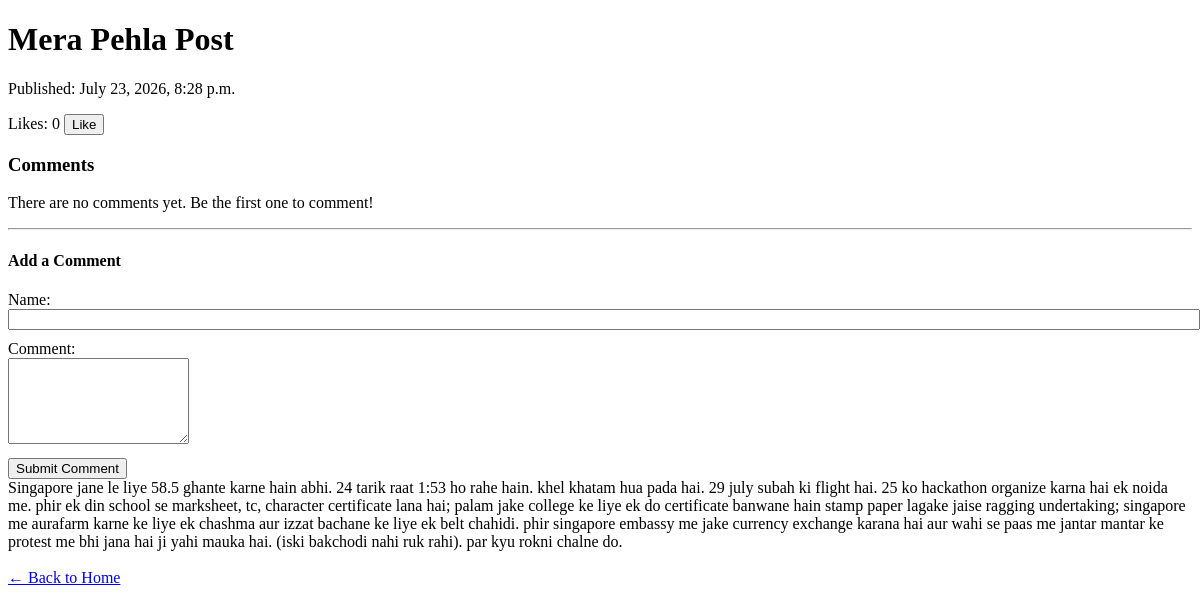
The page /article/mera-pehla-post/ on the database as committed earlier.
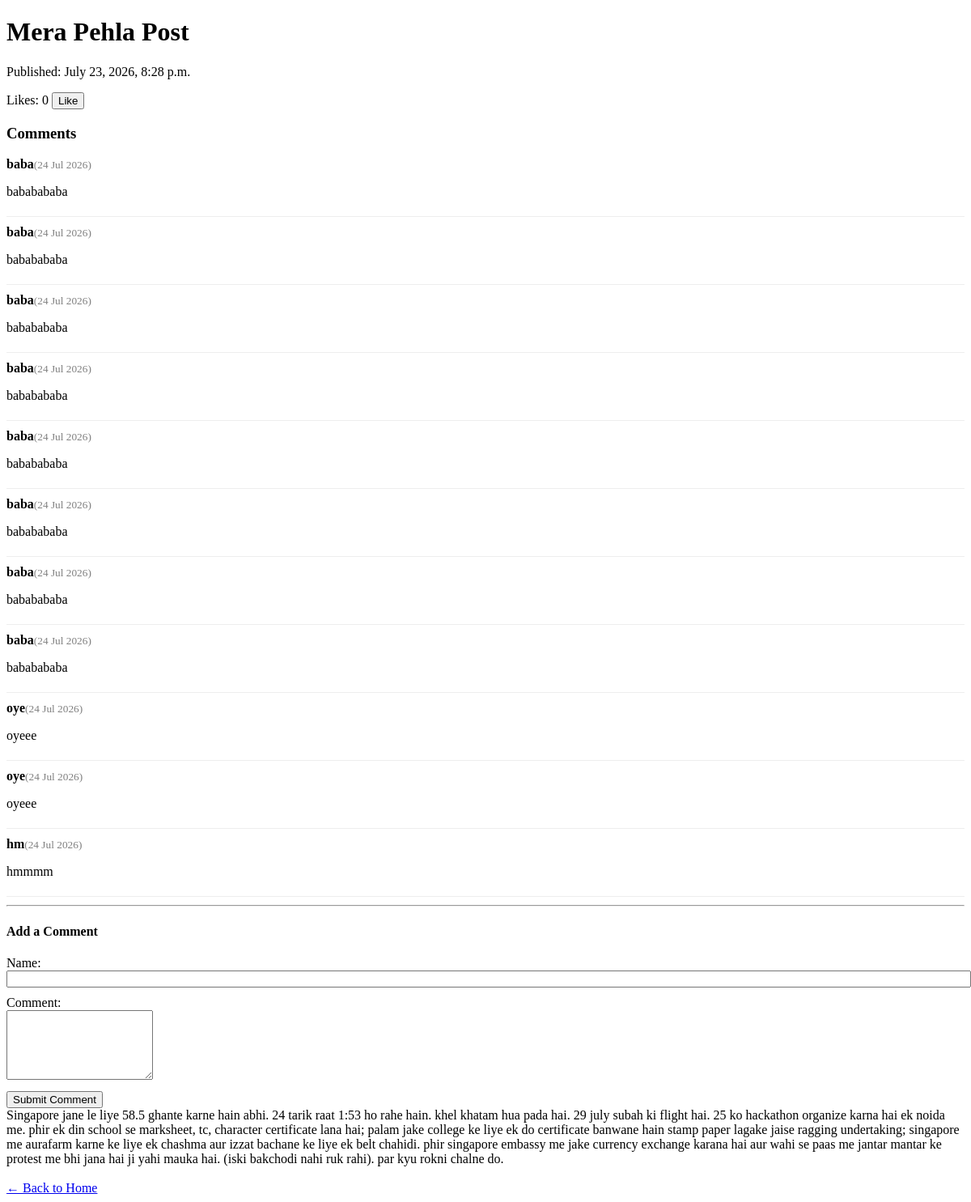
The same page on the database as committed later.
### blogapp/models.py (models this page shows, shortened)
class Article(models.Model):
    title = models.CharField(max_length=200)
    slug = models.SlugField(unique=True)
    content = models.TextField()
    created_at = models.DateTimeField(auto_now_add=True)
    updated_at = models.DateTimeField(auto_now=True)
    likes = models.PositiveIntegerField(default=0)

class Comment(models.Model):
    article = models.ForeignKey(Article, on_delete=models.CASCADE, related_name='comments')
    name = models.CharField(max_length=100)
    body = models.TextField()
    created_at = models.DateTimeField(auto_now_add=True)

### blogapp/views.py (the view)
# urls.py: path('article/<slug:slug>/', views.article_detail, name='article_detail'),
def article_detail(request, slug):
    article = get_object_or_404(Article, slug=slug)
    return render(request, 'blogapp/article_detail.html', {'article': article})

### blogapp/templates/blogapp/article_detail.html (shortened to what this page needs)
<!DOCTYPE html>
<html>
<head>
</head>
<body hx-headers='{"X-CSRFToken": "{{ csrf_token }}"}'>
    <h1>{{ article.title }}</h1>
    <p>Published: {{ article.created_at }}</p>
    <div id="like-section">
        <span>Likes: {{ article.likes }}</span>
        <button hx-post="{% url 'like_article' article.slug %}"
                hx-target="#like-section">
            Like
        </button>
    </div>
    <div id="comment-section">
        {% include 'blogapp/comments_partial.html' %}
    </div>
    <div>{{ article.content }}</div>
    <br>
    <a href="{% url 'home' %}">← Back to Home</a>
</body>
</html>

### blogapp/templates/blogapp/comments_partial.html (shortened to what this page needs)
<h3>Comments</h3>
        <div id="comments-list">
            {% for comment in article.comments.all %}
                <div style="border-bottom: 1px solid #eee; margin-bottom: 10px; padding-bottom: 5px;">
                    <strong>{{ comment.name }}</strong><small style="color: grey;">({{ comment.created_at|date:"d M Y"}})</small>
                    <p>{{ comment.body }}</p>
                </div>
            {% empty %}
                <p id="no-comments">There are no comments yet. Be the first one to comment!</p>
            {% endfor %}
            </div>
            <hr>
            <h4>Add a Comment</h4>
            <form hx-post="/article/{{ article.slug }}/comment/"
                hx-target="#comment-section"
                hx-swap="innerHTML">
                <div>
                    <label>Name:</label><br>
                    <input type="text" name="name" required style="width: 100%; margin-bottom: 10px;">
                </div>
                <div>
                    <label>Comment:</label><br>
                    <textarea name="body" required style="width: 100; height: 80px; margin-bottom: 10px;"></textarea>
                </div>
                <button type="submit">Submit Comment</button>
            </form>

Rows that differ between the two databases and show on the page:
added Comment: name "baba", created_at "24 Jul 2026", body "bababababa"
added Comment: name "baba", created_at "24 Jul 2026", body "bababababa"
added Comment: name "baba", created_at "24 Jul 2026", body "bababababa"
added Comment: name "baba", created_at "24 Jul 2026", body "bababababa"
added Comment: name "baba", created_at "24 Jul 2026", body "bababababa"
added Comment: name "baba", created_at "24 Jul 2026", body "bababababa"
added Comment: name "baba", created_at "24 Jul 2026", body "bababababa"
added Comment: name "baba", created_at "24 Jul 2026", body "bababababa"
added Comment: name "oye", created_at "24 Jul 2026", body "oyeee"
added Comment: name "oye", created_at "24 Jul 2026", body "oyeee"
added Comment: name "hm", created_at "24 Jul 2026", body "hmmmm"
Other text that changed with them:
text no longer shown: "There are no comments yet. Be the first one to comment!"
